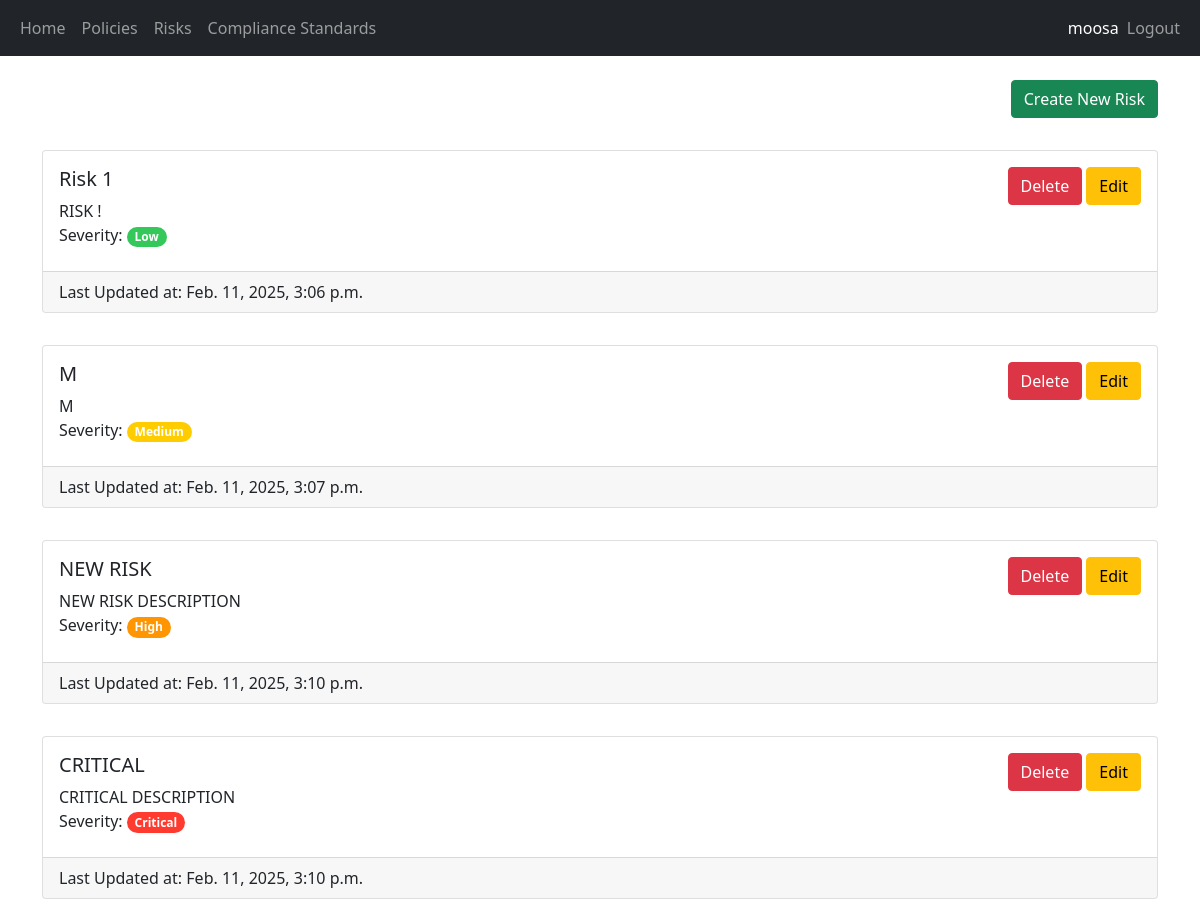
Page /risk-list (signed in) on the earlier database version.
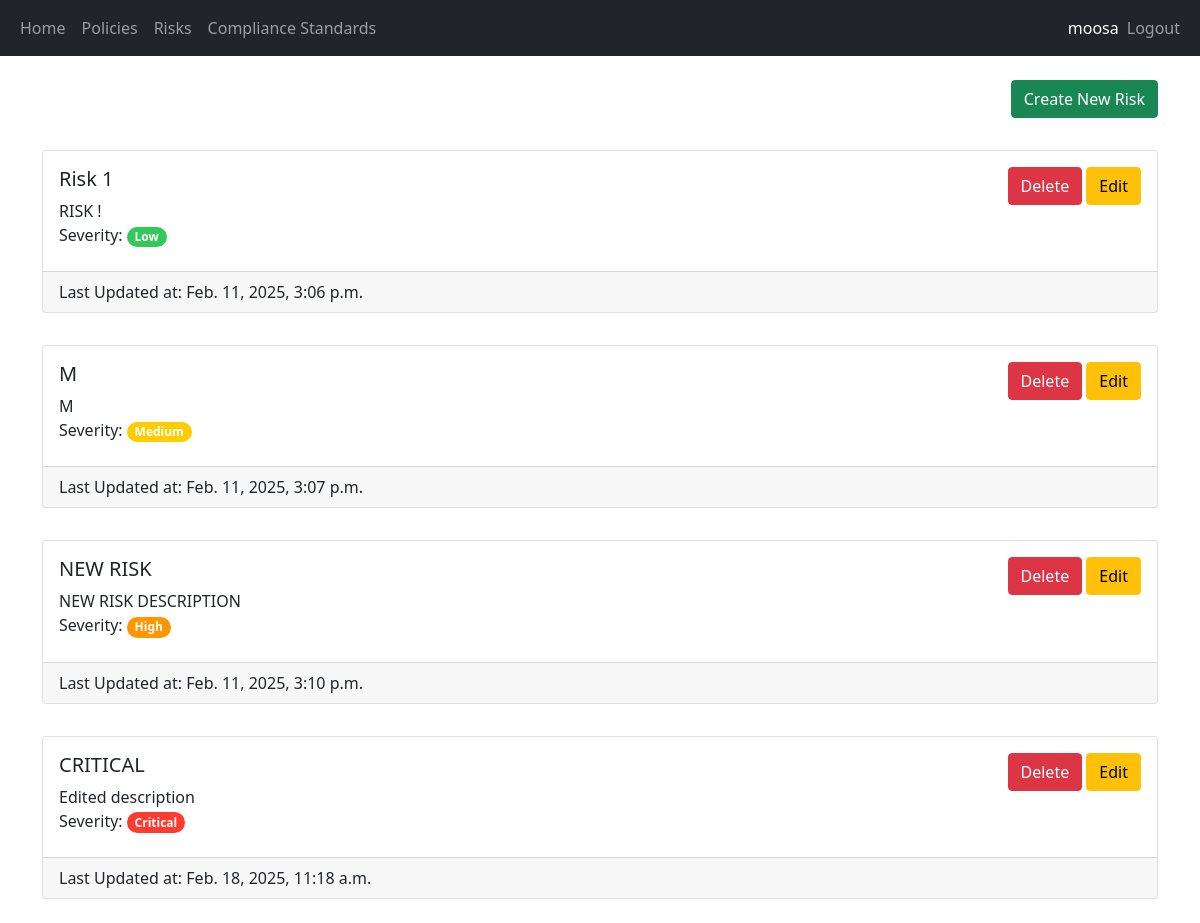
Same page on the later database version.
### security/models.py (models this page shows, shortened)
class Risk(models.Model):
    Severity_Levels = [
        ("LOW", "Low"),
        ("MEDIUM", "Medium"),
        ("HIGH", "High"),
        ("CRITICAL", "Critical"),
    ]
    name = models.CharField(max_length=100)
    description = models.TextField(max_length=250)
    severity = models.CharField(max_length=100, choices=Severity_Levels, default="LOW")
    updated_at = models.DateTimeField(auto_now=True)
    tracker = FieldTracker()

### security/views.py (the view, shortened to what this page needs)
# urls.py: path('risk-list', views.view_risks, name='view_risks'),
@login_required(login_url="/login")
@permission_required(["security.view_risk", "security.delete_risk"], login_url="/access-denied")
def view_risks(request):
    risks = Risk.objects.all()
    return render(request, 'security/list_risk.html', {"risks": risks})

### security/templates/security/list_risk.html (shortened to what this page needs)
{% extends 'main/base.html' %}
{% block content %}
<div class="text-end">
    <a class="btn btn-success" href="/create-risk">Create New Risk</a>
</div>
<br/>
{% for risk in risks %}
<div class="card mt-2">
    <div class="card-body d-flex flex-row justify-content-between">
        <div class="card-title">
            <h5>{{ risk.name }}</h5>
            <span style="white-space: pre-line">{{ risk.description }}</span>
            <br/>
            <span style="white-space: pre-line">Severity: </span>
            <span class="badge rounded-pill {{risk.get_severity_display.lower}}-severity">{{risk.get_severity_display}}</span>
        </div>
        <div>
            <form method="post">
                {% if perms.security.delete_risk %}
                <button type="submit" class="btn btn-danger" name="risk-id-delete" value="{{risk.id}}">Delete</button>
                {% endif %}
                {% if perms.security.change_risk %}
                <a class="btn btn-warning" href="{% url 'edit_risk' risk.pk %}">Edit</a>
                {% endif %}
            </form>
        </div>
    </div>
    <div class="card-footer">Last Updated at: {{ risk.updated_at }}</div>
</div>
<br/>
{% empty %}
<p>No risks available.</p>
{% endfor %}
{% endblock %}

Differences in the rows shown:
changed Risk "CRITICAL": description "CRITICAL DESCRIPTION" → "Edited description"; updated_at "Feb. 11, 2025, 3:10 p.m." → "Feb. 18, 2025, 11:18 a.m."
